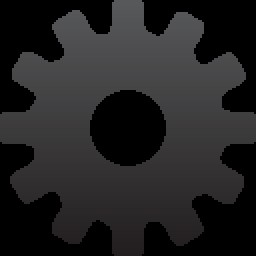
#> input picture bin/main/java/images/process.png, 128 x 128 px (shown 2 times larger)
$ python featurematching.py ../bin/main/java/images/process.png ../bin/main/java/images/process.png   (Python 2 division)   (older library calls are emulated)
#> lines starting #> are read from the running program, lines starting #| are printed output that depends on the picture; after the words box and inside, x2 and y2 are one past the last pixel; in counts of white or black regions, pixels touching at a corner belong together
import numpy as np
import cv2
from matplotlib import pyplot as plt
import sys


######
### SB: 25, 0.85
### McD: 8, 0.85
### sub: 0.7, 15
### NFL: 0.7, 7
######

def drawMatches(img1, kp1, img2, kp2, matches):
    """
    My own implementation of cv2.drawMatches as OpenCV 2.4.9
    does not have this function available but it's supported in
    OpenCV 3.0.0

    This function takes in two images with their associated
    keypoints, as well as a list of DMatch data structure (matches)
    that contains which keypoints matched in which images.

    An image will be produced where a montage is shown with
    the first image followed by the second image beside it.

    Keypoints are delineated with circles, while lines are connected
    between matching keypoints.

    img1,img2 - Grayscale images
    kp1,kp2 - Detected list of keypoints through any of the OpenCV keypoint
              detection algorithms
    matches - A list of matches of corresponding keypoints through any
              OpenCV keypoint matching algorithm
    """

    # Create a new output image that concatenates the two images together
    # (a.k.a) a montage
    rows1 = img1.shape[0]
    cols1 = img1.shape[1]
    rows2 = img2.shape[0]
    cols2 = img2.shape[1]

    out = np.zeros((max([rows1,rows2]),cols1+cols2,3), dtype='uint8')

    # Place the first image to the left
    out[:rows1,:cols1] = np.dstack([img1, img1, img1])

    # Place the next image to the right of it
    out[:rows2,cols1:] = np.dstack([img2, img2, img2])

    # For each pair of points we have between both images
    # draw circles, then connect a line between them
    for mat in matches:

        # Get the matching keypoints for each of the images
        img1_idx = mat.queryIdx
        img2_idx = mat.trainIdx

        # x - columns
        # y - rows
        (x1,y1) = kp1[img1_idx].pt
        (x2,y2) = kp2[img2_idx].pt

        # Draw a small circle at both co-ordinates
        # radius 4
        # colour blue
        # thickness = 1
        cv2.circle(out, (int(x1),int(y1)), 4, (255, 0, 0), 1)
        cv2.circle(out, (int(x2)+cols1,int(y2)), 4, (255, 0, 0), 1)

        # Draw a line in between the two points
        # thickness = 1
        # colour blue
        cv2.line(out, (int(x1),int(y1)), (int(x2)+cols1,int(y2)), (255, 0, 0), 1)


    # Show the image
    #cv2.imshow('Matched Features', out)
    #cv2.waitKey(2000)
    #cv2.destroyWindow('Matched Features')

    # Also return the image if you'd like a copy
    return out

MIN_MATCH_COUNT = 20
distance_m = 0.70
if 'ad3' in sys.argv[1]:
    MIN_MATCH_COUNT = 15
    distance_m = 0.83

elif 'ad2' in sys.argv[1]:
    MIN_MATCH_COUNT = 20
    distance_m = 0.8

elif 'ad4' in sys.argv[1]:
    MIN_MATCH_COUNT = 25
    distance_m = 0.7

elif 'ad1' in sys.argv[1]:
    MIN_MATCH_COUNT = 70
    distance_m = 0.7

img1 = cv2.imread(sys.argv[1],0)          # logo
#> img1: shape (128, 128); min 0, max 87, mean 34.6
img2 = cv2.imread(sys.argv[2],0)          # template

# Initiate SIFT detector
sift = cv2.SIFT()

# find the keypoints and descriptors with SIFT
kp1, des1 = sift.detectAndCompute(img1,None)
#> kp1 = 46 keypoints; strongest (x, y, size): (64, 62, 23.3), (93, 14, 10.5), (50, 10, 8.4), (78, 10, 8.9)
kp2, des2 = sift.detectAndCompute(img2,None)
#> kp2 has the same summary as kp1

FLANN_INDEX_KDTREE = 0
index_params = dict(algorithm = FLANN_INDEX_KDTREE, trees = 5)
search_params = dict(checks = 50)

flann = cv2.FlannBasedMatcher(index_params, search_params)

matches = flann.knnMatch(des1,des2,k=2)
#> matches = 46 matches

# store all the good matches as per Lowe's ratio test.
good = []
for m,n in matches:
    if m.distance < distance_m*n.distance:
        good.append(m)
#> this loop made 46 passes
#> after the loop, good = 46 matches

print len(good)
#| 46

if len(good)>MIN_MATCH_COUNT:
    src_pts = np.float32([ kp1[m.queryIdx].pt for m in good ]).reshape(-1,1,2)
#> src_pts = 46 rows, first 8: [7.06, 38.86], [7.06, 38.86], [10.41, 77.15], [10.41, 77.15], [10.42, 49.37], [10.42, 49.37], [11.62, 27.08], [11.62, 27.08]
    dst_pts = np.float32([ kp2[m.trainIdx].pt for m in good ]).reshape(-1,1,2)
#> dst_pts has the same summary as src_pts

    M, mask = cv2.findHomography(src_pts, dst_pts, cv2.RANSAC,5.0)
#> M = [[1, -4.61e-16, 6.4e-14], [3.72e-16, 1, 4.17e-14], [5.94e-18, -7.17e-18, 1]]; mask = 46 values from 1 to 1
    matchesMask = mask.ravel().tolist()
#> matchesMask = 46 values from 1 to 1

    h,w = img1.shape
#> h = 128; w = 128
    pts = np.float32([ [0,0],[0,h-1],[w-1,h-1],[w-1,0] ]).reshape(-1,1,2)
#> pts = [[0, 0], [0, 127], [127, 127], [127, 0]]
    dst = cv2.perspectiveTransform(pts,M)
#> dst = [[6.4e-14, 4.17e-14], [5.42e-15, 127], [127, 127], [127, 8.89e-14]]

    cv2.polylines(img2,[np.int32(dst)],True,255,3, cv2.CV_AA)
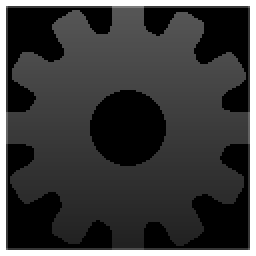
#> img2: shape (128, 128) (shown 2 times larger); min 0, max 255, mean 58.9
    print "Good match found"
    draw_params = dict(matchColor = (0,255,0), # draw matches in green color
                   singlePointColor = None,
                   matchesMask = matchesMask, # draw only inliers
                   flags = 2)
#> draw_params = 4 items

    img3 = drawMatches(img1,kp1,img2,kp2,good)#,None,**draw_params)
#> in drawMatches, `out[:rows1,:cols1] = np.dstack([img1, img1, img1])`:
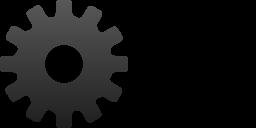
#> out: shape (128, 256, 3); min 0, max 87, mean 17.3
#> in drawMatches, `out[:rows2,cols1:] = np.dstack([img2, img2, img2])`:
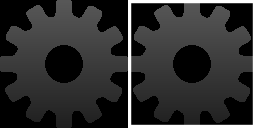
#> out: shape (128, 256, 3); min 0, max 255, mean 46.7
#> the loop in drawMatches, `for mat in matches:` made 46 passes
#> (x1, y1, x2, y2) on passes 1 to 12: (7.06, 38.86, 7.06, 38.86), (7.06, 38.86, 7.06, 38.86), (10.41, 77.15, 10.41, 77.15), (10.41, 77.15, 10.41, 77.15), (10.42, 49.37, 10.42, 49.37), (10.42, 49.37, 10.42, 49.37), (11.62, 27.08, 11.62, 27.08), (11.62, 27.08, 11.62, 27.08), (13.11, 92.05, 13.11, 92.05), (13.75, 34.02, 13.75, 34.02), (13.75, 34.02, 13.75, 34.02), (25.8, 24.91, 25.8, 24.91)
#> after the loop in drawMatches, `for mat in matches:`:
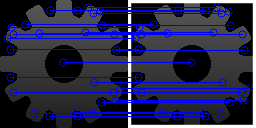
#> out: shape (128, 256, 3); 12.83% of pixels changed, all inside (x1, y1, x2, y2) = (3, 3, 253, 121); drawn as B, G, R

    #plt.imshow(img3, 'gray'),plt.show()
    cv2.imwrite("output.jpg", img3)
#> (the run stopped early here; a loop or call above may not have finished)
